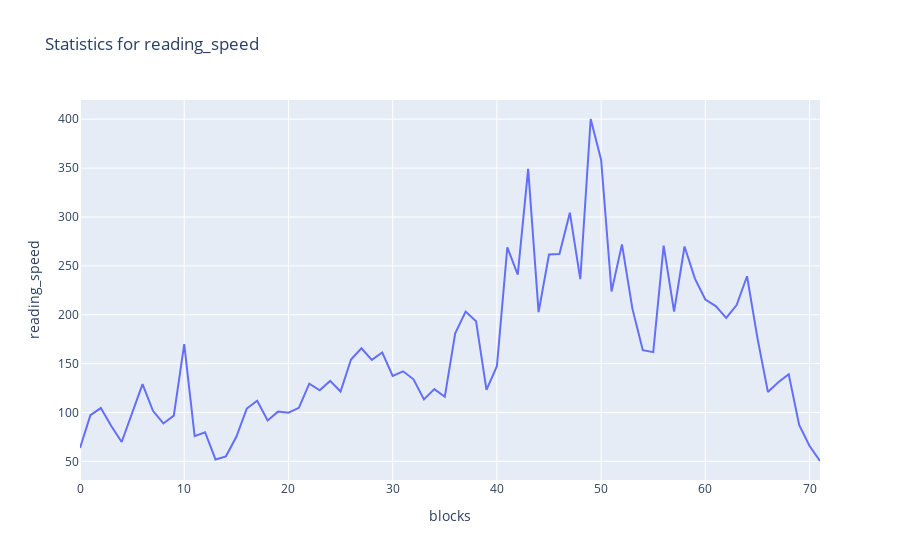

Write notebook code for a chart like this one.
### Code cell
plot_data1(median_df[['reading_speed']], 'reading_speed')
